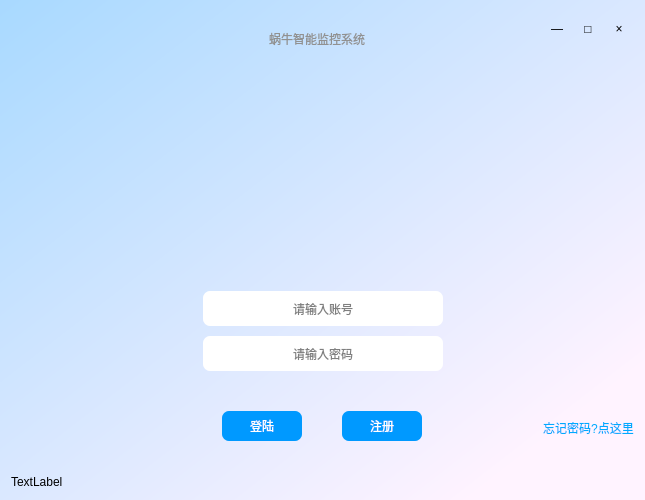
<?xml version="1.0" encoding="UTF-8"?>
<ui version="4.0">
 <class>loginWidgit</class>
 <widget class="QWidget" name="loginWidgit">
  <property name="geometry">
   <rect>
    <x>0</x>
    <y>0</y>
    <width>645</width>
    <height>500</height>
   </rect>
  </property>
  <property name="minimumSize">
   <size>
    <width>645</width>
    <height>500</height>
   </size>
  </property>
  <property name="maximumSize">
   <size>
    <width>16777215</width>
    <height>16777215</height>
   </size>
  </property>
  <property name="windowTitle">
   <string>Form</string>
  </property>
  <property name="styleSheet">
   <string notr="true">QWidget#loginWidgit{
	
	background-color: qlineargradient(spread:pad, x1:0, y1:0, x2:1, y2:1, stop:0 rgba(168, 217, 255, 255), stop:0.864407 rgba(255, 243, 255, 255));
}</string>
  </property>
  <layout class="QVBoxLayout" name="verticalLayout_3">
   <property name="spacing">
    <number>0</number>
   </property>
   <item>
    <layout class="QHBoxLayout" name="horizontalLayout_3">
     <property name="spacing">
      <number>0</number>
     </property>
     <item>
      <spacer name="horizontalSpacer_13">
       <property name="orientation">
        <enum>Qt::Horizontal</enum>
       </property>
       <property name="sizeType">
        <enum>QSizePolicy::Fixed</enum>
       </property>
       <property name="sizeHint" stdset="0">
        <size>
         <width>92</width>
         <height>20</height>
        </size>
       </property>
      </spacer>
     </item>
     <item>
      <spacer name="horizontalSpacer">
       <property name="orientation">
        <enum>Qt::Horizontal</enum>
       </property>
       <property name="sizeType">
        <enum>QSizePolicy::Expanding</enum>
       </property>
       <property name="sizeHint" stdset="0">
        <size>
         <width>150</width>
         <height>20</height>
        </size>
       </property>
      </spacer>
     </item>
     <item>
      <widget class="QLabel" name="label">
       <property name="minimumSize">
        <size>
         <width>330</width>
         <height>55</height>
        </size>
       </property>
       <property name="maximumSize">
        <size>
         <width>330</width>
         <height>55</height>
        </size>
       </property>
       <property name="styleSheet">
        <string notr="true">font: 28pt &quot;华文琥珀&quot;;
color: qlineargradient(spread:pad, x1:0.068, y1:0.659455, x2:1, y2:1, stop:0 rgba(0, 0, 0, 255), stop:1 rgba(145, 145, 145, 255));</string>
       </property>
       <property name="text">
        <string>蜗牛智能监控系统</string>
       </property>
       <property name="alignment">
        <set>Qt::AlignCenter</set>
       </property>
      </widget>
     </item>
     <item>
      <spacer name="horizontalSpacer_2">
       <property name="orientation">
        <enum>Qt::Horizontal</enum>
       </property>
       <property name="sizeType">
        <enum>QSizePolicy::MinimumExpanding</enum>
       </property>
       <property name="sizeHint" stdset="0">
        <size>
         <width>60</width>
         <height>20</height>
        </size>
       </property>
      </spacer>
     </item>
     <item>
      <layout class="QVBoxLayout" name="verticalLayout_2">
       <property name="spacing">
        <number>0</number>
       </property>
       <item>
        <layout class="QHBoxLayout" name="horizontalLayout_2">
         <property name="spacing">
          <number>0</number>
         </property>
         <item>
          <widget class="QPushButton" name="pushButton_min">
           <property name="minimumSize">
            <size>
             <width>30</width>
             <height>30</height>
            </size>
           </property>
           <property name="maximumSize">
            <size>
             <width>30</width>
             <height>30</height>
            </size>
           </property>
           <property name="styleSheet">
            <string notr="true">QPushButton {
	border: none;  
	border-radius: 4px; 
}
QPushButton:hover {
	background-color: rgb(201, 220, 244);
}</string>
           </property>
           <property name="text">
            <string>—</string>
           </property>
          </widget>
         </item>
         <item>
          <spacer name="horizontalSpacer_12">
           <property name="orientation">
            <enum>Qt::Horizontal</enum>
           </property>
           <property name="sizeType">
            <enum>QSizePolicy::Fixed</enum>
           </property>
           <property name="sizeHint" stdset="0">
            <size>
             <width>1</width>
             <height>20</height>
            </size>
           </property>
          </spacer>
         </item>
         <item>
          <widget class="QPushButton" name="pushButton_max">
           <property name="minimumSize">
            <size>
             <width>30</width>
             <height>30</height>
            </size>
           </property>
           <property name="maximumSize">
            <size>
             <width>30</width>
             <height>30</height>
            </size>
           </property>
           <property name="styleSheet">
            <string notr="true">QPushButton {
	border: none;  
	border-radius: 4px; 
}
QPushButton:hover {
	background-color: rgb(201, 220, 244);
}</string>
           </property>
           <property name="text">
            <string>□</string>
           </property>
          </widget>
         </item>
         <item>
          <spacer name="horizontalSpacer_11">
           <property name="orientation">
            <enum>Qt::Horizontal</enum>
           </property>
           <property name="sizeType">
            <enum>QSizePolicy::Fixed</enum>
           </property>
           <property name="sizeHint" stdset="0">
            <size>
             <width>1</width>
             <height>20</height>
            </size>
           </property>
          </spacer>
         </item>
         <item>
          <widget class="QPushButton" name="pushButton_close">
           <property name="minimumSize">
            <size>
             <width>30</width>
             <height>30</height>
            </size>
           </property>
           <property name="maximumSize">
            <size>
             <width>30</width>
             <height>30</height>
            </size>
           </property>
           <property name="styleSheet">
            <string notr="true">QPushButton {
	border: none;  
	border-radius: 4px; 
}
QPushButton:hover {
	background-color: #FB4A3E;
}
</string>
           </property>
           <property name="text">
            <string>×</string>
           </property>
          </widget>
         </item>
        </layout>
       </item>
       <item>
        <spacer name="verticalSpacer_7">
         <property name="orientation">
          <enum>Qt::Vertical</enum>
         </property>
         <property name="sizeType">
          <enum>QSizePolicy::Fixed</enum>
         </property>
         <property name="sizeHint" stdset="0">
          <size>
           <width>20</width>
           <height>19</height>
          </size>
         </property>
        </spacer>
       </item>
      </layout>
     </item>
    </layout>
   </item>
   <item>
    <spacer name="verticalSpacer_4">
     <property name="orientation">
      <enum>Qt::Vertical</enum>
     </property>
     <property name="sizeHint" stdset="0">
      <size>
       <width>20</width>
       <height>40</height>
      </size>
     </property>
    </spacer>
   </item>
   <item>
    <layout class="QHBoxLayout" name="horizontalLayout_img">
     <item>
      <spacer name="horizontalSpacer_3">
       <property name="orientation">
        <enum>Qt::Horizontal</enum>
       </property>
       <property name="sizeHint" stdset="0">
        <size>
         <width>40</width>
         <height>20</height>
        </size>
       </property>
      </spacer>
     </item>
     <item>
      <widget class="QLabel" name="label_img">
       <property name="minimumSize">
        <size>
         <width>150</width>
         <height>150</height>
        </size>
       </property>
       <property name="maximumSize">
        <size>
         <width>150</width>
         <height>150</height>
        </size>
       </property>
       <property name="autoFillBackground">
        <bool>false</bool>
       </property>
       <property name="styleSheet">
        <string notr="true"/>
       </property>
       <property name="text">
        <string/>
       </property>
       <property name="pixmap">
        <pixmap resource="res.qrc">:/img/3.png</pixmap>
       </property>
       <property name="scaledContents">
        <bool>true</bool>
       </property>
       <property name="alignment">
        <set>Qt::AlignCenter</set>
       </property>
      </widget>
     </item>
     <item>
      <spacer name="horizontalSpacer_4">
       <property name="orientation">
        <enum>Qt::Horizontal</enum>
       </property>
       <property name="sizeHint" stdset="0">
        <size>
         <width>40</width>
         <height>20</height>
        </size>
       </property>
      </spacer>
     </item>
    </layout>
   </item>
   <item>
    <spacer name="verticalSpacer">
     <property name="orientation">
      <enum>Qt::Vertical</enum>
     </property>
     <property name="sizeHint" stdset="0">
      <size>
       <width>20</width>
       <height>23</height>
      </size>
     </property>
    </spacer>
   </item>
   <item>
    <layout class="QHBoxLayout" name="horizontalLayout_info">
     <item>
      <spacer name="horizontalSpacer_6">
       <property name="orientation">
        <enum>Qt::Horizontal</enum>
       </property>
       <property name="sizeHint" stdset="0">
        <size>
         <width>40</width>
         <height>20</height>
        </size>
       </property>
      </spacer>
     </item>
     <item>
      <layout class="QVBoxLayout" name="verticalLayout_4">
       <property name="leftMargin">
        <number>0</number>
       </property>
       <item>
        <widget class="QLineEdit" name="lineEdit_account">
         <property name="minimumSize">
          <size>
           <width>240</width>
           <height>35</height>
          </size>
         </property>
         <property name="styleSheet">
          <string notr="true">border: none;  
border-radius: 7px;
font: 12pt &quot;黑体&quot;;</string>
         </property>
         <property name="alignment">
          <set>Qt::AlignCenter</set>
         </property>
         <property name="placeholderText">
          <string>请输入账号</string>
         </property>
        </widget>
       </item>
       <item>
        <spacer name="verticalSpacer_5">
         <property name="orientation">
          <enum>Qt::Vertical</enum>
         </property>
         <property name="sizeType">
          <enum>QSizePolicy::Fixed</enum>
         </property>
         <property name="sizeHint" stdset="0">
          <size>
           <width>20</width>
           <height>10</height>
          </size>
         </property>
        </spacer>
       </item>
       <item>
        <widget class="QLineEdit" name="lineEdit_password">
         <property name="minimumSize">
          <size>
           <width>240</width>
           <height>35</height>
          </size>
         </property>
         <property name="styleSheet">
          <string notr="true">border: none;  
border-radius: 7px;
font: 12pt &quot;黑体&quot;;</string>
         </property>
         <property name="echoMode">
          <enum>QLineEdit::Password</enum>
         </property>
         <property name="alignment">
          <set>Qt::AlignCenter</set>
         </property>
         <property name="placeholderText">
          <string>请输入密码</string>
         </property>
        </widget>
       </item>
      </layout>
     </item>
     <item>
      <spacer name="horizontalSpacer_5">
       <property name="orientation">
        <enum>Qt::Horizontal</enum>
       </property>
       <property name="sizeHint" stdset="0">
        <size>
         <width>40</width>
         <height>20</height>
        </size>
       </property>
      </spacer>
     </item>
    </layout>
   </item>
   <item>
    <spacer name="verticalSpacer_3">
     <property name="orientation">
      <enum>Qt::Vertical</enum>
     </property>
     <property name="sizeHint" stdset="0">
      <size>
       <width>20</width>
       <height>40</height>
      </size>
     </property>
    </spacer>
   </item>
   <item>
    <layout class="QHBoxLayout" name="horizontalLayout">
     <property name="spacing">
      <number>0</number>
     </property>
     <item>
      <spacer name="horizontalSpacer_14">
       <property name="orientation">
        <enum>Qt::Horizontal</enum>
       </property>
       <property name="sizeType">
        <enum>QSizePolicy::Fixed</enum>
       </property>
       <property name="sizeHint" stdset="0">
        <size>
         <width>90</width>
         <height>20</height>
        </size>
       </property>
      </spacer>
     </item>
     <item>
      <spacer name="horizontalSpacer_8">
       <property name="orientation">
        <enum>Qt::Horizontal</enum>
       </property>
       <property name="sizeType">
        <enum>QSizePolicy::Expanding</enum>
       </property>
       <property name="sizeHint" stdset="0">
        <size>
         <width>42</width>
         <height>20</height>
        </size>
       </property>
      </spacer>
     </item>
     <item>
      <widget class="QPushButton" name="pushButton_login">
       <property name="minimumSize">
        <size>
         <width>80</width>
         <height>30</height>
        </size>
       </property>
       <property name="maximumSize">
        <size>
         <width>100</width>
         <height>16777215</height>
        </size>
       </property>
       <property name="styleSheet">
        <string notr="true">QPushButton {
	border: none;  
	border-radius: 7px;
	background-color: rgb(0, 153, 255);
	color: rgb(255, 255, 255);
	font: 10pt &quot;黑体&quot;;
}
QPushButton:hover{
	background-color: #008DEB;
}

QPushButton:pressed {
	color: #2F9CDF;
	background-color: #0081D6;
}

QPushButton:disabled {
	background-color: #98D6FF;    
}</string>
       </property>
       <property name="text">
        <string>登陆</string>
       </property>
      </widget>
     </item>
     <item>
      <spacer name="horizontalSpacer_9">
       <property name="orientation">
        <enum>Qt::Horizontal</enum>
       </property>
       <property name="sizeType">
        <enum>QSizePolicy::Fixed</enum>
       </property>
       <property name="sizeHint" stdset="0">
        <size>
         <width>40</width>
         <height>20</height>
        </size>
       </property>
      </spacer>
     </item>
     <item>
      <widget class="QPushButton" name="pushButton_regist">
       <property name="minimumSize">
        <size>
         <width>80</width>
         <height>30</height>
        </size>
       </property>
       <property name="maximumSize">
        <size>
         <width>100</width>
         <height>16777215</height>
        </size>
       </property>
       <property name="styleSheet">
        <string notr="true">QPushButton {
	border: none;  
	border-radius: 7px;
	background-color: rgb(0, 153, 255);
	color: rgb(255, 255, 255);
	font: 10pt &quot;黑体&quot;;
}
QPushButton:hover{
	background-color: #008DEB;
}

QPushButton:pressed {
	color: #2F9CDF;
	background-color: #0081D6;
}

QPushButton:disabled {
	background-color: #98D6FF;    
}</string>
       </property>
       <property name="text">
        <string>注册</string>
       </property>
      </widget>
     </item>
     <item>
      <spacer name="horizontalSpacer_7">
       <property name="orientation">
        <enum>Qt::Horizontal</enum>
       </property>
       <property name="sizeType">
        <enum>QSizePolicy::Expanding</enum>
       </property>
       <property name="sizeHint" stdset="0">
        <size>
         <width>40</width>
         <height>20</height>
        </size>
       </property>
      </spacer>
     </item>
     <item>
      <layout class="QVBoxLayout" name="verticalLayout" stretch="0,0">
       <property name="spacing">
        <number>6</number>
       </property>
       <item>
        <spacer name="verticalSpacer_6">
         <property name="orientation">
          <enum>Qt::Vertical</enum>
         </property>
         <property name="sizeType">
          <enum>QSizePolicy::Fixed</enum>
         </property>
         <property name="sizeHint" stdset="0">
          <size>
           <width>20</width>
           <height>4</height>
          </size>
         </property>
        </spacer>
       </item>
       <item>
        <widget class="QPushButton" name="pushButton_forgetpass">
         <property name="minimumSize">
          <size>
           <width>0</width>
           <height>0</height>
          </size>
         </property>
         <property name="styleSheet">
          <string notr="true">QPushButton {
	border: none; 
	color: rgb(0, 170, 255); 
}
QPushButton:hover {
	text-decoration: underline;
}
</string>
         </property>
         <property name="text">
          <string>忘记密码?点这里</string>
         </property>
        </widget>
       </item>
      </layout>
     </item>
    </layout>
   </item>
   <item>
    <spacer name="verticalSpacer_2">
     <property name="orientation">
      <enum>Qt::Vertical</enum>
     </property>
     <property name="sizeHint" stdset="0">
      <size>
       <width>20</width>
       <height>22</height>
      </size>
     </property>
    </spacer>
   </item>
   <item>
    <layout class="QHBoxLayout" name="horizontalLayout_status">
     <item>
      <widget class="QLabel" name="label_message">
       <property name="text">
        <string>TextLabel</string>
       </property>
      </widget>
     </item>
    </layout>
   </item>
  </layout>
 </widget>
 <resources>
  <include location="res.qrc"/>
 </resources>
 <connections/>
</ui>
